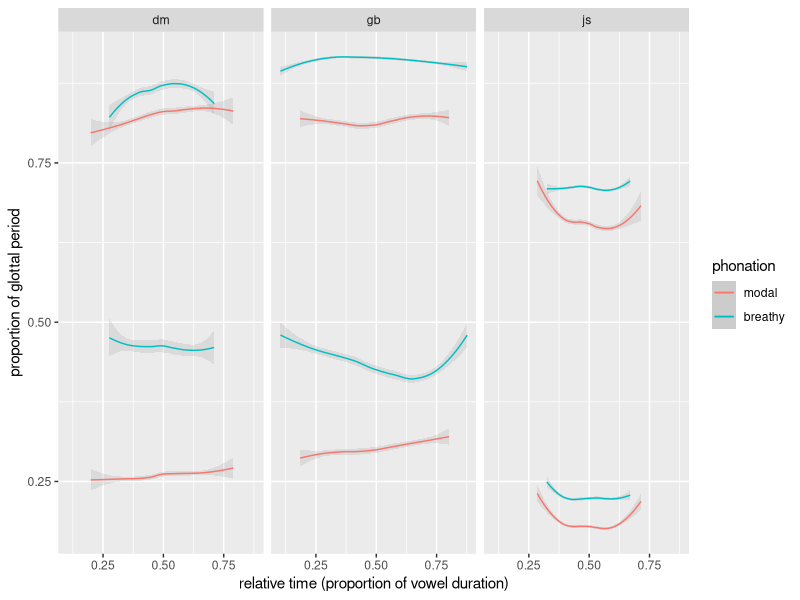

Here is the R script that generated this plot:
## ---- chunk 1
knitr::opts_chunk$set(echo = TRUE)
knitr::opts_knit$set(root.dir=normalizePath("../../"))
library(readr)
library(dplyr)
library(tidyr)
library(ggplot2)
## ---- chunk 2
degg.tracing <- read_csv("./tracegram-pilot/results/results.csv") %>%
    separate(file, c("speaker", "phonation")) %>%
    mutate_if(is.character, as.factor) %>%
    mutate(phonation = factor(phonation, levels = c("modal", "breathy")))
## ---- chunk 3
ggplot(degg.tracing, aes(x = time, colour = phonation)) +
    geom_smooth(aes(y = degg.maximum), size = 0.5, alpha = 0.2) +
    geom_smooth(aes(y = degg.minimum), size = 0.5, alpha = 0.2) +
    xlab("relative time (proportion of vowel duration)") +
    ylab("proportion of glottal period") +
    facet_grid(. ~ speaker)
